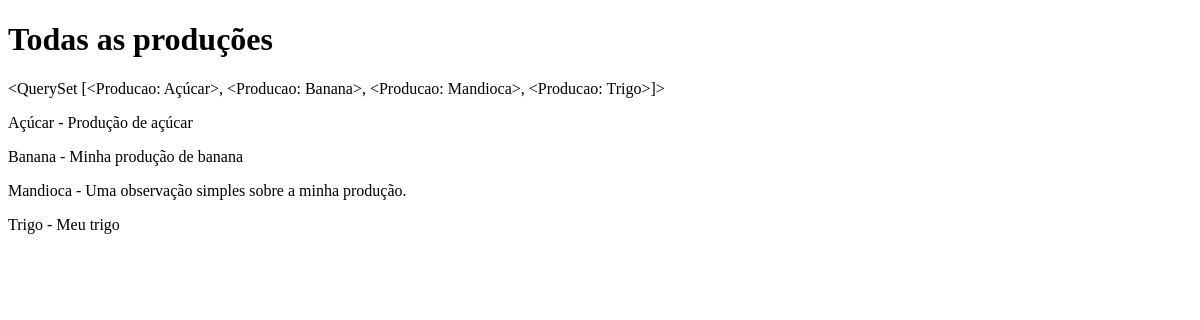
/producao/listar/, run on an earlier commit of the app's database.
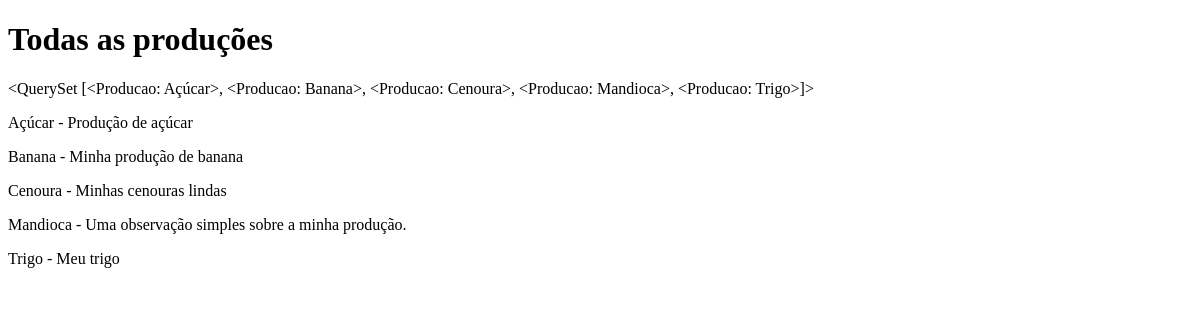
And on a later commit of the database.
### Producao/models.py (models this page shows)
class Producao(models.Model):
    nome = models.CharField(max_length=100, verbose_name="Nome")
    observacao = models.TextField(verbose_name="Observação")
    def __str__(self):
        return self.nome
    class Meta:
        ordering = ['nome']

### Producao/views.py (the view)
# urls.py: path('listar/', views.listar_producao, name='listar'),
def listar_producao(request):
    lista_producoes = Producao.objects.all()
    informacoes = {
        'lista' : lista_producoes
    }
    return render(request, "Producao/listar.html", informacoes)

### Templates/Producao/listar.html (shortened to what this page needs)
<!DOCTYPE html>
<html lang="en">
<head>
</head>
<body>
    <h1>Todas as produções</h1>
    {{ lista }}
    {% for item in lista %}
        <p>{{item}} - {{item.observacao}}</p>
    {% endfor %}
</body>
</html>

What changed in the data, as far as the page shows it:
computed for Producao "Açúcar": nome.nome "<QuerySet [<Producao: Açúcar>, <Producao: Banana>, <Producao: Mandioca>, <Producao: Trigo>]>" → "<QuerySet [<Producao: Açúcar>, <Producao: Banana>, <Producao: Cenoura>, <Producao: Mandioca>, <Producao: Trigo>]>"
added Producao: nome "Cenoura", observacao "Minhas cenouras lindas"
